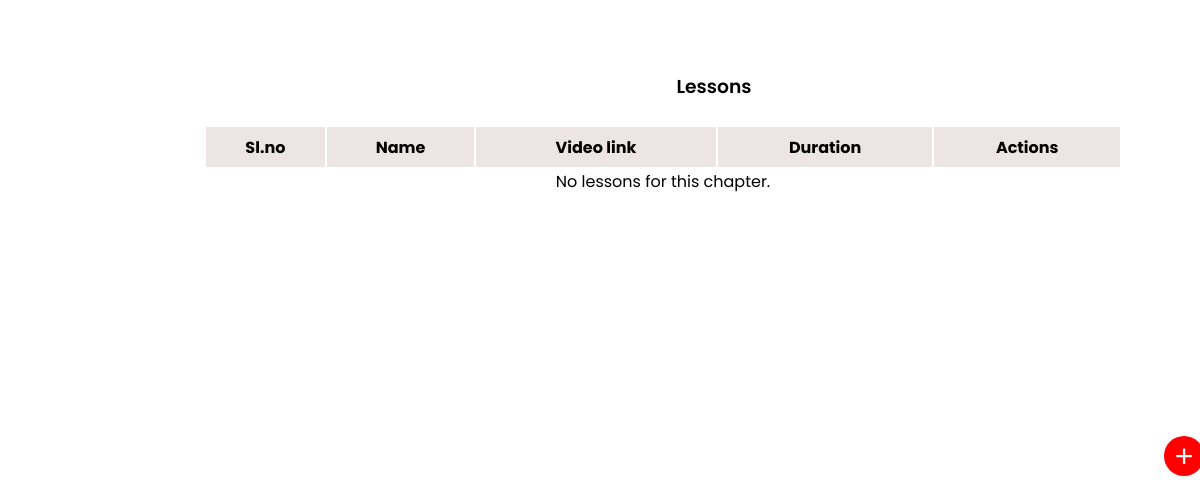
/instructor/lessons.php?lessons=14 (signed in), run on an earlier commit of the app's database.
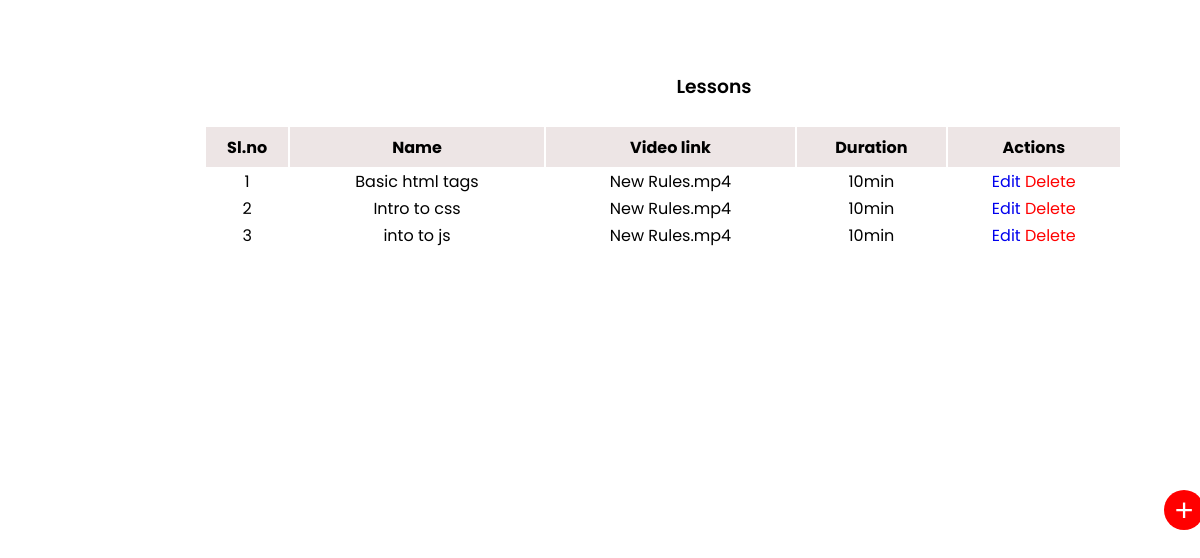
And on a later commit of the database.
### tables this page shows
CREATE TABLE `lessons` (
  `l_id` int(11) NOT NULL,
  `l_name` text NOT NULL,
  `l_link` text NOT NULL,
  `l_duration` text NOT NULL,
  `ch_id` int(11) NOT NULL
);

### instructor/lessons.php (the view, shortened to what this page needs)
<?php
if(isset($_SESSION['instlogin'])){
    include_once("inc/db_con.php");
?>
<!DOCTYPE html>
<html lang="en">
<head>
    <link rel="stylesheet" href="css/style.css">
</head>
<body>
<div class="right">
    <h3>Lessons</h3>
    <div class="course_table">
        <table>
            <tr>
                <th>Sl.no</th>
                <th>Name</th>
                <th>Video link</th>
                <th>Duration</th>
                <th>Actions</th>
            </tr>
            <?php
            if(isset($_GET['lessons'])){
                $chapter_id = $_GET['lessons'];
                $i = 1;
                $getCourse = $conn->prepare("SELECT * FROM `lessons` WHERE ch_id = ?");
                $getCourse->execute([$chapter_id]);
                $count = $getCourse->rowCount();
                if($count > 0){
                    while($row = $getCourse->fetch(PDO::FETCH_ASSOC)){
                        echo "
                        <tr>
                            <td>".$i++."</td>
                            <td>".$row['l_name']."</td>
                            <td>".$row['l_link']."</td>
                            <td>".$row['l_duration']."</td>
                            <td>
                                <a href='inc/editLesson.php?lessonId=".$row['l_id']."' title='Edit'>Edit</a>
                                <a style='color:red' href='lessons.php?lessons=".$chapter_id."&del_lesson=" . $row['l_id'] . "' title='Delete'>Delete</a>
                            </td>
                        </tr>";
                    }
                } else {
                    echo "<tr><td colspan='5'>No lessons for this chapter.</td></tr>";
                }
            } else {
                echo "<tr><td colspan='5'>No chapter selected.</td></tr>";
            }
            ?>
        </table>
    </div>
    <button class="addCbtn"><a href="inc/addLesson.php">+</a></button>
</div>
</body>
</html>
<?php
} else {
    echo '<script>alert("You are not authorized to view this page.");</script>';
    header('location: chapters.php');
}
?>

What changed in the data, as far as the page shows it:
added lessons: l_name "Basic html tags", l_link "New Rules.mp4", l_duration "10min"
added lessons: l_name "Intro to css", l_link "New Rules.mp4", l_duration "10min"
added lessons: l_name "into to js", l_link "New Rules.mp4", l_duration "10min"
Also different on the page:
text no longer shown: "No lessons for this chapter."
